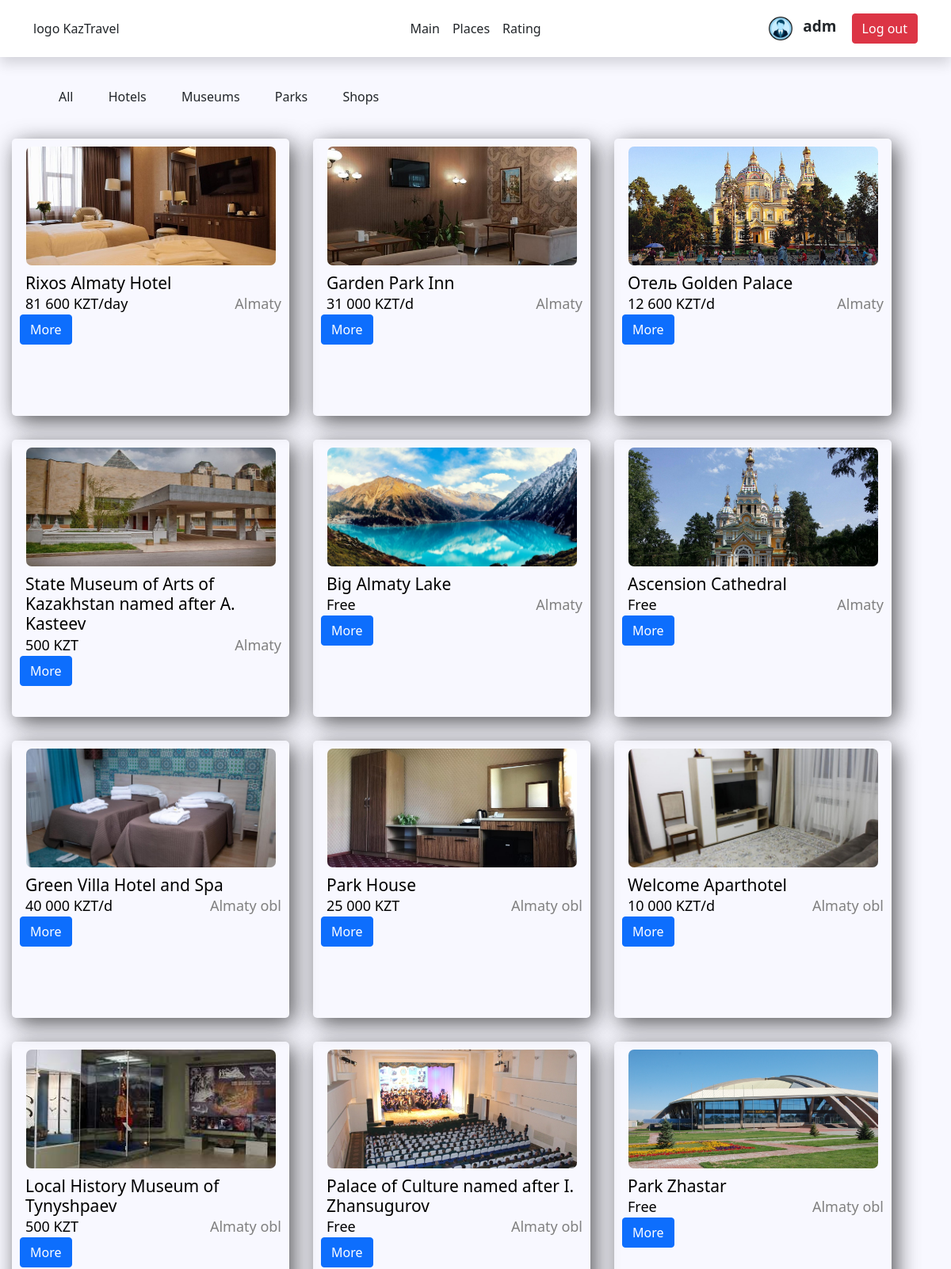
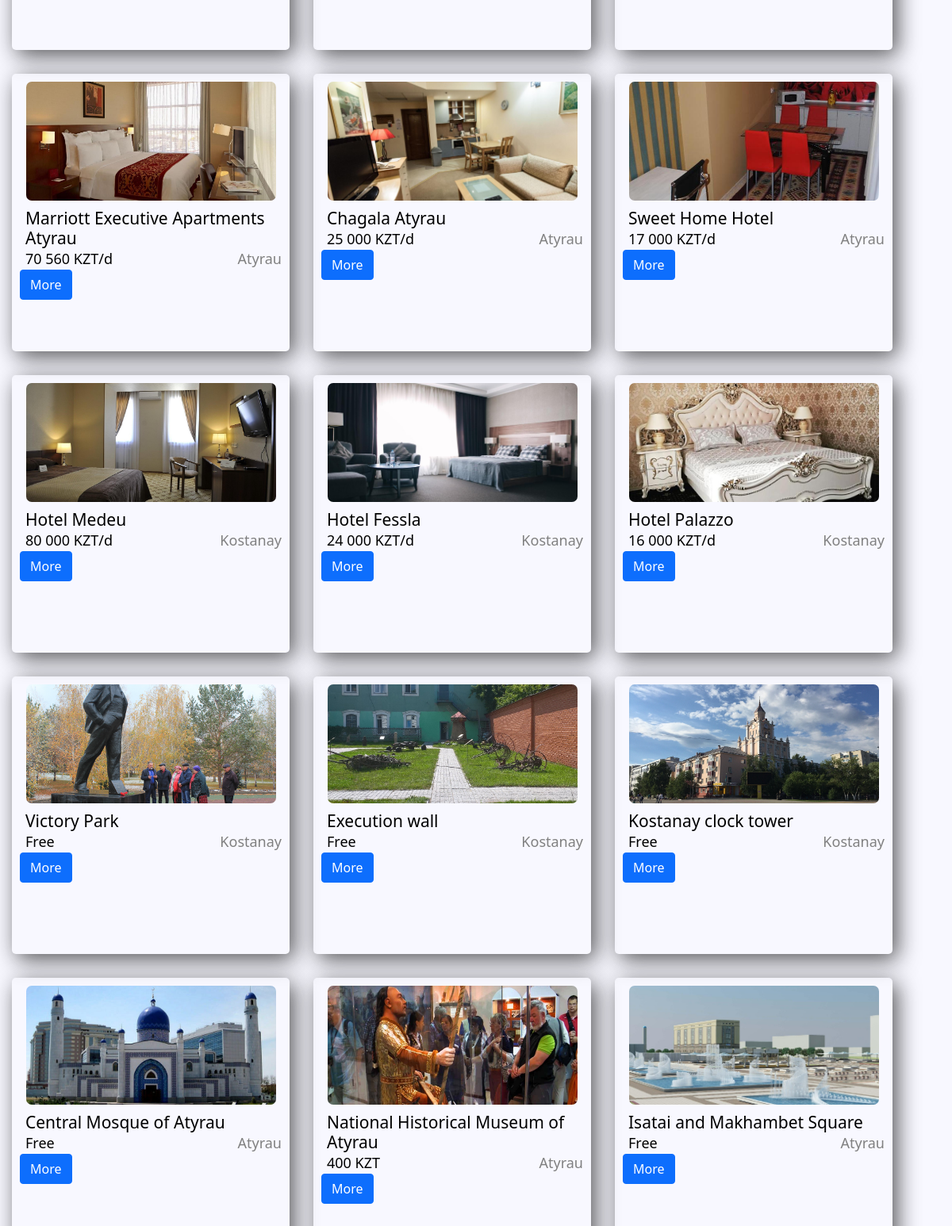
/filter/ (signed in), run on the app's committed database (2 pictures, top to bottom).
### project/models.py (models this page shows)
class Places(models.Model):
    name = models.TextField(verbose_name='Name:', max_length=300)
    description = models.TextField(verbose_name='Description:', max_length=1000)
    price = models.TextField(verbose_name='Price:', max_length=50)
    city = models.CharField(verbose_name='City', choices=City, max_length=40)
    type = models.CharField(verbose_name='Type', choices=Type, max_length=40)
    pic = ImageField(verbose_name='Picture', null=True, blank=True, max_length=100, upload_to='images/places')

### project/views.py (the view)
# urls.py: path('filter/', filter, name="filter"),
@login_required(login_url='/login/')
def filter(request):
    template = 'filter.html'
    context = {
        'places': Places.objects.all()
    }
    return render(request, template, context)

### project/templates/filter.html (shortened to what this page needs)
<!doctype html>
<html lang="en">
<head>
    {% load static %}
    <link href="https://cdn.jsdelivr.net/npm/bootstrap@5.1.3/dist/css/bootstrap.min.css" rel="stylesheet">
    <link href="{% static "css/main_page.css" %}" rel="stylesheet" type="text/css">
    <link href="{% static "css/filter_page.css" %}" rel="stylesheet" type="text/css">
</head>
<body>
<header class='menu shadow'>
    <div class="container">
        <header class="d-flex flex-wrap align-items-center justify-content-center justify-content-md-between py-3">
            <a class="d-flex align-items-center col-md-3 mb-2 mb-md-0 text-dark text-decoration-none">
                logo KazTravel
            </a>
            <ul class="nav col-12 col-md-auto mb-2 justify-content-center mb-md-0">
                <li><a href="/" class="nav-link px-2 link-dark" id="el1">Main</a></li>
                <li><a href="/filter" class="nav-link px-2 link-dark" id="el2">Places</a></li>
                <li><a href="/rating" class="nav-link px-2 link-dark" id="el3">Rating</a></li>
            </ul>
            <div class="col-md-3 text-end">
                <img style="margin-left: 15px;" src="{% static "images/user.webp" %}" alt="" width="32" height="32"  class="rounded-circle me-2">
                <strong style="margin-right: 15px;font-size: 19px">{{ request.user }}</strong>
                {% url 'logout_user' as url_logout_user %}
                <a href="{{ url_logout_user }}" class="btn btn-danger">
                    Log out
                </a>
            </div>
        </header>
    </div>
</header>
<div class="container">
    <nav>
        <ul>
            <li data-f="all">All</li>
            <li data-f="hotels" class="text-hotels">Hotels</li>
            <li data-f="museums" class="text-museums">Museums</li>
            <li data-f="parks" class="text-parks">Parks</li>
            <li data-f="shops" class="text-shops">Shops</li>
        </ul>
    </nav>
</div>
<div class="block-cover">
    {% for i in places.all %}
    <div class="col-auto box {{ i.type }}s">
        <div class="product">
            <div class="image">
                <img src="{{MEDIA_URL}}{{ i.pic.url}}" alt="">
            </div>
            <div class="info">
                <h3>{{ i.name }}</h3>
                <div class="info-price">
                    <span class="price">{{ i.price }}</span>
                    <span class="city">{{ i.city }}</span>
                </div>
                <button type="button" class="btn btn-primary" data-bs-toggle="modal" data-bs-target="#exampleModal{{i.id}}" style="margin-left: 10px">More</button>
            </div>
        </div>
    </div>
    {% endfor %}
</div>
</body>
</html>

### project/static/css/main_page.css (style rules this page uses)
body { background-color: ghostwhite; }
.menu { width: 100%; position: fixed; background-color: white; top: 0; z-index:20; }

### project/static/css/filter_page.css (style rules this page uses)
nav ul li { display: inline-block; margin-top: 100px; padding: 10px 40px 10px 0; cursor: pointer; }
.box { border-radius: 5px; box-shadow: 6px 7px 28px 0 rgba(16, 16, 16, 0.7); height: 350px; width: 350px; margin: 15px; border-width: 3px; float: left; }
.product { margin-bottom: 80px; }
.price { margin-left: 17px; font-weight: 300; font-size: 18px; color: black; }
.city { margin-right: 10px; font-weight: 200; font-size: 18px; color: grey; }
.info-price { display: flex; align-items: center; flex-flow: row nowrap; justify-content: space-between; }
.image { margin-bottom: 10px; }
.info h3 { margin-left: 17px; font-size: 21px; font-weight: 500; margin-bottom: 0; color: black; }
.image img { display: block; margin: 0 auto; margin-top: 10px; height: 150px; width: 90%; object-fit: cover; border-radius: 7px; }

### data on the page
Places: pic (picture), name "Rixos Almaty Hotel", price "81 600 KZT/day", city "Almaty"
Places: pic (picture), name "Garden Park Inn", price "31 000 KZT/d", city "Almaty"
Places: pic (picture), name "Отель Golden Palace", price "12 600 KZT/d", city "Almaty"
Places: pic (picture), name "State Museum of Arts of Kazakhstan named after A. Kasteev", price "500 KZT", city "Almaty"
Places: pic (picture), name "Big Almaty Lake", price "Free", city "Almaty"
Places: pic (picture), name "Ascension Cathedral", price "Free", city "Almaty"
Places: pic (picture), name "Green Villa Hotel and Spa", price "40 000 KZT/d", city "Almaty obl"
Places: pic (picture), name "Park House", price "25 000 KZT", city "Almaty obl"
Places: pic (picture), name "Welcome Aparthotel", price "10 000 KZT/d", city "Almaty obl"
Places: pic (picture), name "Local History Museum of Tynyshpaev", price "500 KZT", city "Almaty obl"
Places: pic (picture), name "Palace of Culture named after I. Zhansugurov", price "Free", city "Almaty obl"
Places: pic (picture), name "Park Zhastar", price "Free", city "Almaty obl"
Places: pic (picture), name "Marriott Executive Apartments Atyrau", price "70 560 KZT/d", city "Atyrau"
Places: pic (picture), name "Chagala Atyrau", price "25 000 KZT/d", city "Atyrau"
Places: pic (picture), name "Sweet Home Hotel", price "17 000 KZT/d", city "Atyrau"
Places: pic (picture), name "Hotel Medeu", price "80 000 KZT/d", city "Kostanay"
Places: pic (picture), name "Hotel Fessla", price "24 000 KZT/d", city "Kostanay"
Places: pic (picture), name "Hotel Palazzo", price "16 000 KZT/d", city "Kostanay"
Places: pic (picture), name "Victory Park", price "Free", city "Kostanay"
Places: pic (picture), name "Execution wall", price "Free", city "Kostanay"
Places: pic (picture), name "Kostanay clock tower", price "Free", city "Kostanay"
Places: pic (picture), name "Central Mosque of Atyrau", price "Free", city "Atyrau"
Places: pic (picture), name "National Historical Museum of Atyrau", price "400 KZT", city "Atyrau"
Places: pic (picture), name "Isatai and Makhambet Square", price "Free", city "Atyrau"

### other printed values
{{ request.user }} "adm"
